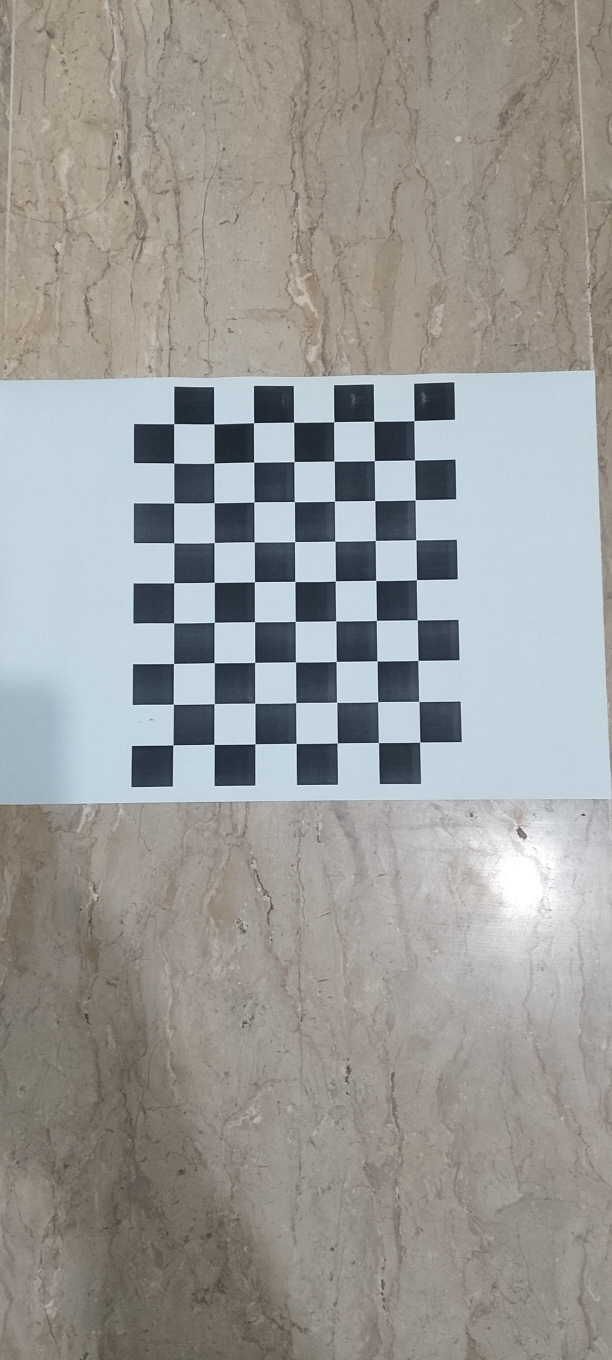
#> input picture calibration/images/IMG_20261108_164017.jpg, 1836 x 4080 px (shown at 1/3 size)
$ python undistort_demo.py images/IMG_20261108_164017.jpg
#> lines starting #> are read from the running program, lines starting #| are printed output that depends on the picture; after the words box and inside, x2 and y2 are one past the last pixel; in counts of white or black regions, pixels touching at a corner belong together
import sys
from pathlib import Path

import cv2
import numpy as np

CALIB_DIR = Path(__file__).parent
SCALE = 0.3

params = np.load(CALIB_DIR / "camera_params.npz")
#> (reads calibration/camera_params.npz from the repository)
camera_matrix = params["camera_matrix"]
dist_coeffs = params["dist_coeffs"]

img = cv2.imread(sys.argv[1])
#> img is the input picture: shape (4080, 1836, 3); mean B, G, R 152, 154.8, 155
undistorted = cv2.undistort(img, camera_matrix, dist_coeffs)
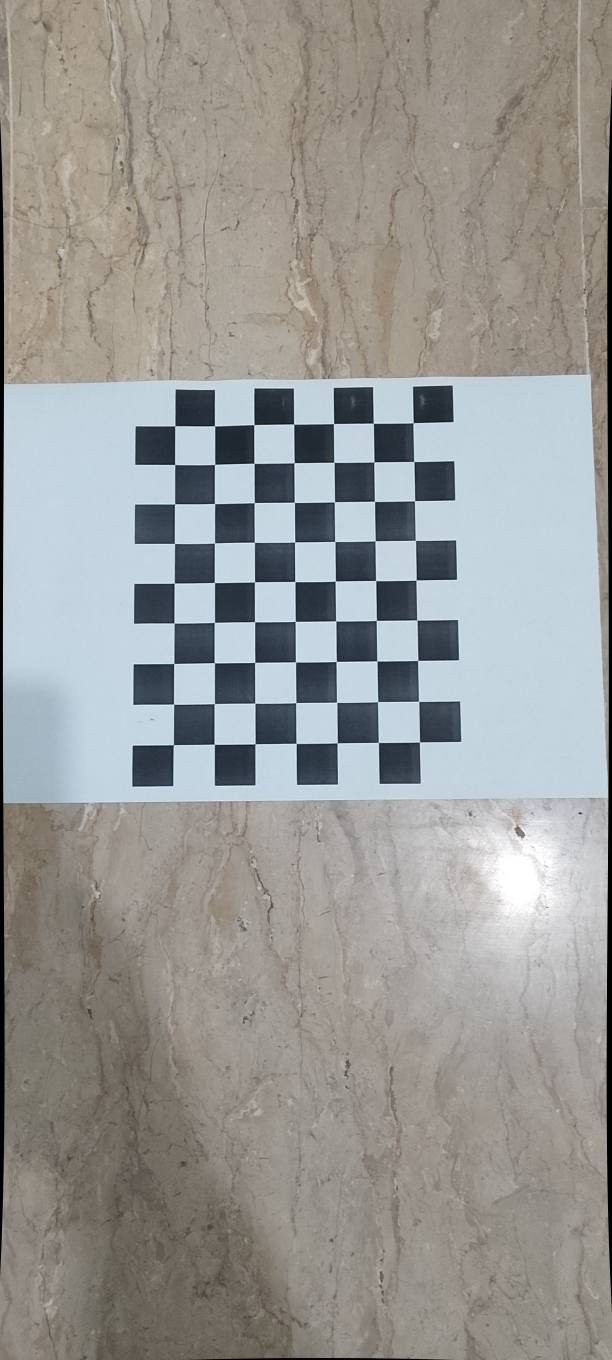
#> undistorted: shape (4080, 1836, 3) (shown at 1/3 size); mean B, G, R 150, 152.8, 153.1

panels = []
for image in (img, undistorted):
    small = cv2.resize(image, None, fx=SCALE, fy=SCALE)
    for x in range(0, small.shape[1], 100):
        cv2.line(small, (x, 0), (x, small.shape[0]), (0, 0, 255), 1)
    for y in range(0, small.shape[0], 100):
        cv2.line(small, (0, y), (small.shape[1], y), (0, 0, 255), 1)
    panels.append(small)
#> this loop made 2 passes
#> pass 1, `small = cv2.resize(image, None, fx=SCALE, fy=SCALE)`:
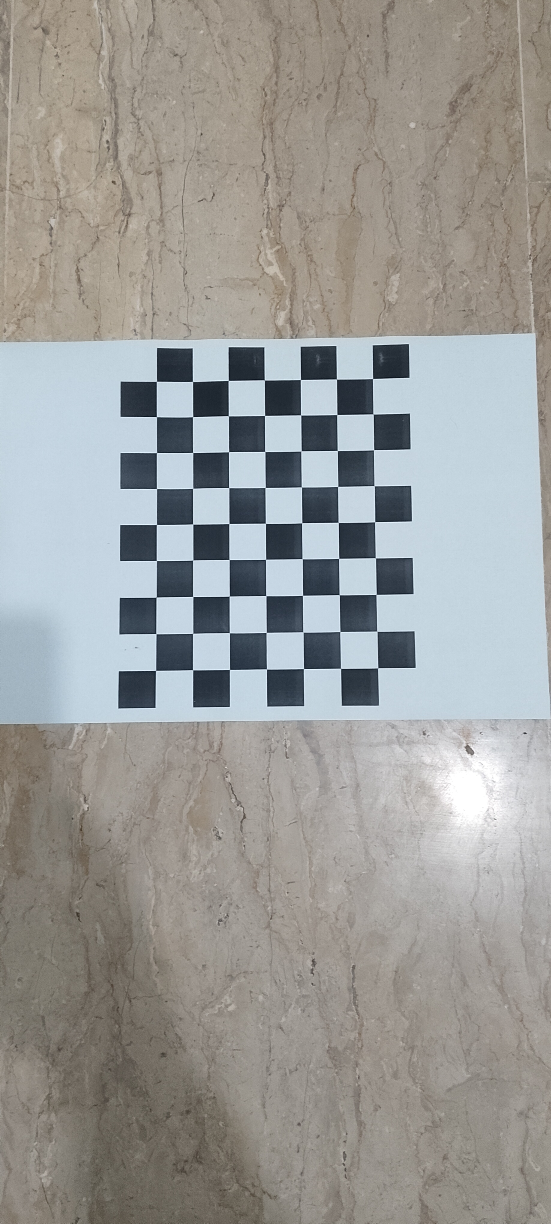
#> small: shape (1224, 551, 3); mean B, G, R 152, 154.7, 154.9
#> pass 2, `small = cv2.resize(image, None, fx=SCALE, fy=SCALE)`:
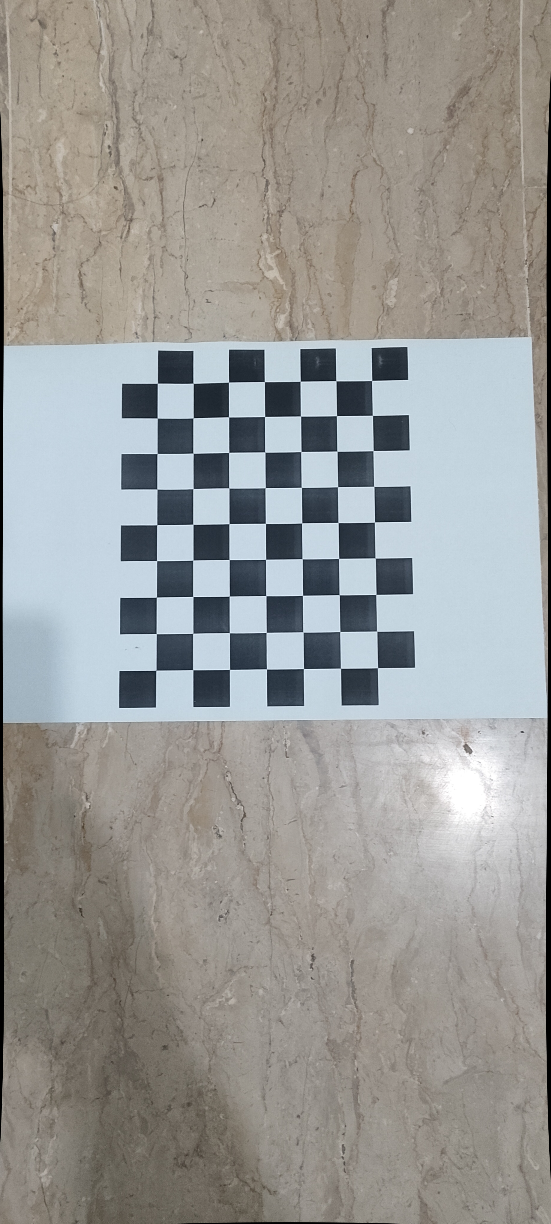
#> small: shape (1224, 551, 3); mean B, G, R 149.9, 152.7, 152.9
#> after the loop:
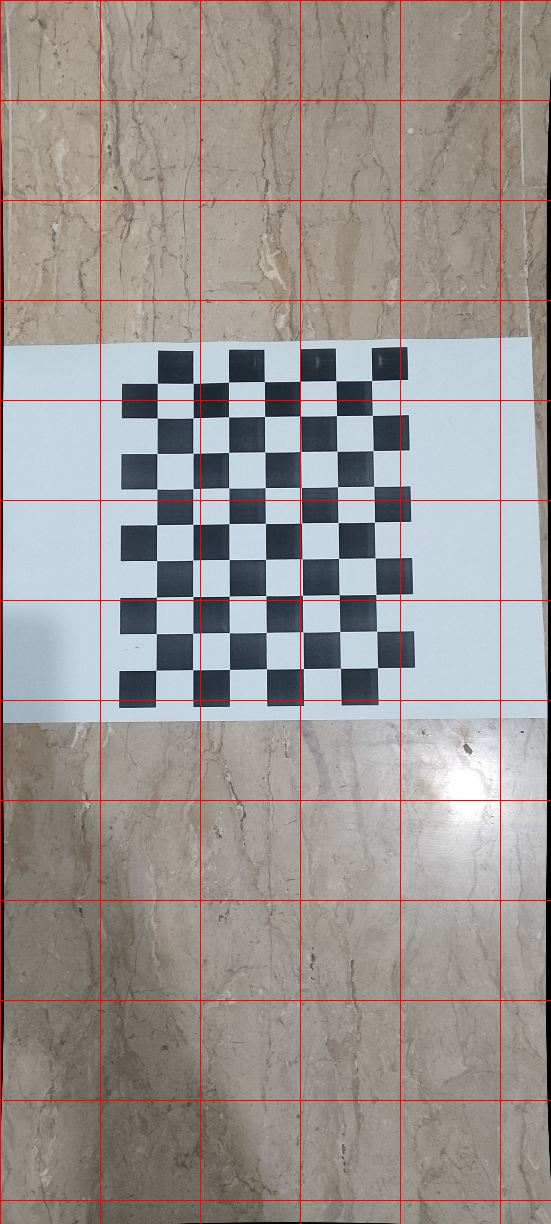
#> small: shape (1224, 551, 3); 2.14% of pixels changed, all inside (x1, y1, x2, y2) = (0, 0, 551, 1224)
#> after the loop, panels = 2 items

cv2.imwrite(str(CALIB_DIR / "undistort_demo.jpg"), np.hstack(panels))
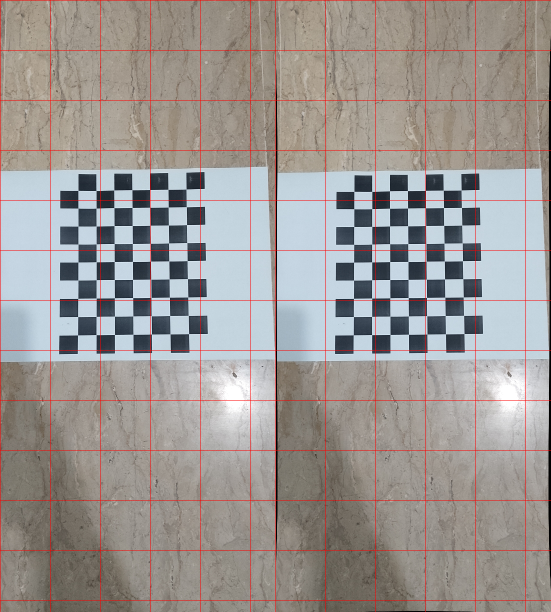
#> saved as undistort_demo.jpg: shape (1224, 1102, 3) (shown at 1/2 size); mean B, G, R 147.8, 150.6, 156.2
print("Saved calibration/undistort_demo.jpg (left: raw, right: undistorted)")
